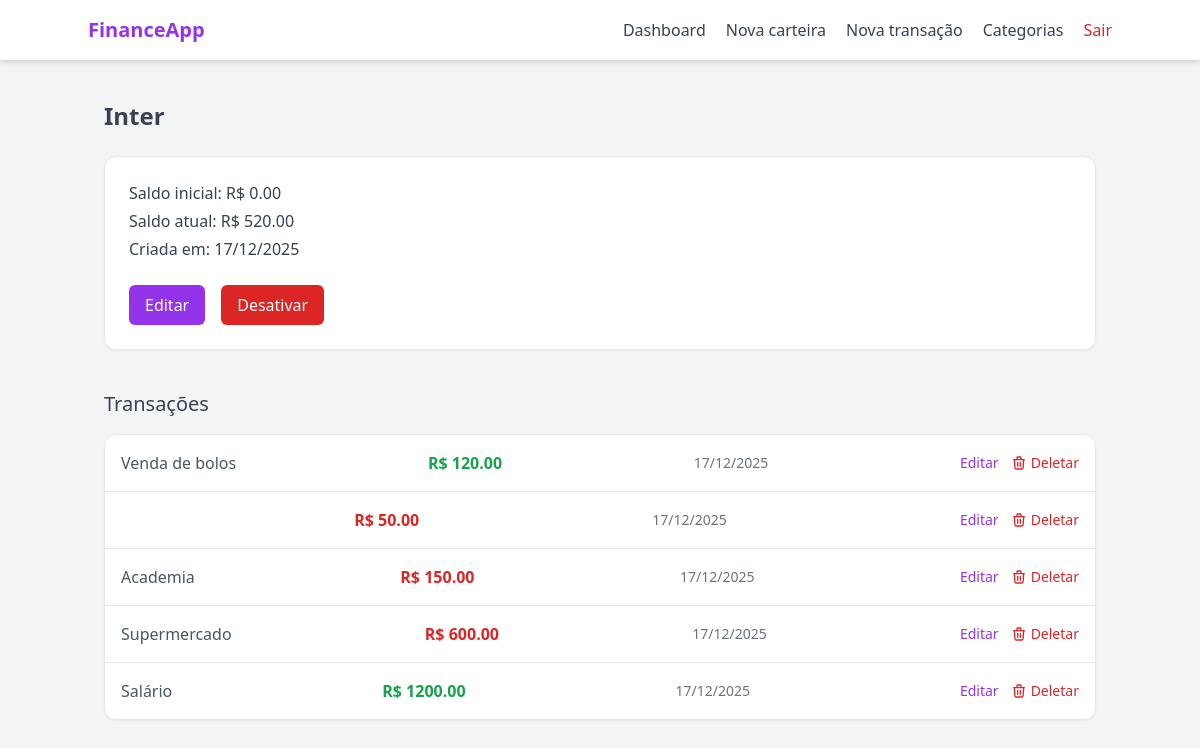
/wallet/1 (signed in), run on the app's committed database.
### models/wallet.py (models this page shows, shortened)
class Wallet(db.Model):
    __tablename__ = "wallets"
    id = db.Column(db.Integer, primary_key= True)
    wallet_name = db.Column(db.String(100), nullable= False)
    initial_balance = db.Column(db.Float, default= 0.0)
    current_balance = db.Column(db.Float, default= 0.0)
    is_active = db.Column(db.Boolean, default= True)
    created_at = db.Column(db.DateTime, default= lambda: datetime.now(timezone.utc).date())
    user_id = db.Column(db.Integer, db.ForeignKey("users.id"), nullable= False)
    transactions = db.relationship("Transaction", backref="wallets", lazy= True)

### models/transaction.py (models this page shows)
class Transaction(db.Model):
    __tablename__ = "transactions"
    id = db.Column(db.Integer, primary_key= True)
    transaction_type = db.Column(db.String(20), nullable= False)
    value = db.Column(db.Float, nullable= False)
    created_at = db.Column(db.DateTime, default= lambda: datetime.now(timezone.utc))
    description = db.Column(db.String(100), nullable= True)
    wallet_id = db.Column(db.Integer, db.ForeignKey("wallets.id"), nullable= False)
    category_id = db.Column(db.Integer, db.ForeignKey("categories.id"), nullable= False)
    category = db.relationship("Category", lazy= True)
    def __repr__(self):
        return f"<Transaction {self.transaction_type} ! {self.value}>"

### models/category.py (models this page shows, shortened)
class Category(db.Model):
    __tablename__ = "categories"
    id = db.Column(db.Integer, primary_key= True)
    name = db.Column(db.String(100), nullable= False)
    type = db.Column(db.String(20), nullable= False)
    __mapper_args__ = {
        "polymorphic_on": type,
        "polymorphic_identity": "category"
    }

### routes/wallet_routes.py (the view)
@wallet_bp.route("/<int:wallet_id>", methods=["GET"])
@login_required
def wallet_detail_page(wallet_id):
    wallet = WalletController.get_wallet_by_id(wallet_id)
    transactions = TransactionController.get_transactions_by_wallet(wallet_id)
    categories = CategoryController.get_user_categories(user_id=current_user.id)
    if not wallet:
        return "Carteira não encontrada", 404
    if wallet.user_id != current_user.id:
        return "Acesso negado", 403
    return render_template("wallet/detail.html", wallet= wallet, transactions= transactions, categories= categories)

### controllers/category_controller.py (called while the page is built)
    @staticmethod
    def get_user_categories(user_id):
        return UserCategory.query.filter_by(user_id= user_id).all()

### controllers/transaction_controller.py (called while the page is built)
    @staticmethod
    def get_transactions_by_wallet(wallet_id):
        print(Transaction.query.filter_by(wallet_id=wallet_id).order_by(Transaction.created_at.desc()).all())
        return Transaction.query.filter_by(wallet_id=wallet_id).order_by(Transaction.created_at.desc()).all()

### controllers/wallet_controller.py (called while the page is built)
    @staticmethod
    def get_wallet_by_id(wallet_id):
        wallet = Wallet.query.filter_by(id= wallet_id, is_active= True).first()
        return wallet

### templates/wallet/detail.html (shortened to what this page needs)
{% extends "base.html" %}
{% block content %}
<h1 class="text-2xl font-semibold text-gray-700 mb-6">
    {{ wallet.wallet_name }}
</h1>
<div class="bg-white shadow-sm rounded-xl p-6 border border-gray-200 mb-10">
    <div class="mb-6 space-y-1 text-gray-700">
        <p><span class="font-medium">Saldo inicial:</span> R$ {{ "%.2f"|format(wallet.initial_balance) }}</p>
        <p><span class="font-medium">Saldo atual:</span> R$ {{ "%.2f"|format(wallet.current_balance) }}</p>
        <p><span class="font-medium">Criada em:</span> {{ wallet.created_at.strftime("%d/%m/%Y") }}</p>
    </div>
    <div class="flex gap-4">
        <button id="openEditWalletModal" onclick="openEditWalletModal('3', '{{wallet.wallet_name}}')"
                class="px-4 py-2 rounded-md bg-purple-600 text-white hover:bg-purple-700 transition">
            Editar
        </button>
        <button type="button"
            onclick="openConfirmModal(
                '{{ url_for('wallet_bp.delete_wallet', wallet_id=wallet.id) }}',
                'Desativar carteira',
                'Tem certeza que deseja desativar a carteira <strong>{{ wallet.wallet_name }}</strong>? Você não poderá realizar novas transações nela.'
            )"
            class="px-4 py-2 rounded-md bg-red-600 text-white hover:bg-red-700 transition">
            Desativar
        </button>
    </div>
</div>
<h2 class="text-xl text-gray-700 font-medium mb-4">Transações</h2>
<ul class="bg-white shadow-sm rounded-xl border border-gray-200 divide-y">
    {% if transactions %}
        {% for transaction in transactions %}
            <li class="p-4 flex items-center justify-between">
                <span class="text-gray-600 font-medium">
                    {{ transaction.category.name }}
                </span>
                <span class="{% if transaction.transaction_type == 'income' %}text-green-600{% else %}text-red-600{% endif %} font-semibold">
                    R$ {{ "%.2f"|format(transaction.value) }}
                </span>
                <span class="text-gray-500 text-sm">
                    {{ transaction.created_at.strftime('%d/%m/%Y') if transaction.created_at else "Sem data" }}
                </span>
                <div class="flex gap-3 text-sm">
                    <button
                        type="button"
                        class="text-purple-600 hover:underline"
                        onclick="openEditTransactionModal(
                            '#',
                            '{{transaction.value}}',
                            '{{ transaction.created_at.strftime('%Y-%m-%d') if transaction.created_at else '' }}',
                            '{{transaction.category_id}}'
                        )">
                        Editar
                    </button>
                    <button type="button"
                        onclick="openConfirmModal(
                            '#',
                            'Excluir Transação',
                            'Tem certeza que deseja apagar a transação de R$ {{ transaction.value }}? O saldo da carteira será atualizado.'
                        )"
                        class="text-red-600 hover:text-red-800 hover:underline transition-colors font-medium text-sm flex items-center gap-1">
                        <svg class="w-4 h-4" fill="none" stroke="currentColor" viewBox="0 0 24 24"><path stroke-linecap="round" stroke-linejoin="round" stroke-width="2" d="M19 7l-.867 12.142A2 2 0 0116.138 21H7.862a2 2 0 01-1.995-1.858L5 7m5 4v6m4-6v6m1-10V4a1 1 0 00-1-1h-4a1 1 0 00-1 1v3M4 7h16"></path></svg>
                        Deletar
                    </button>
                </div>
            </li>
        {% endfor %}
        {% else %}
        <li class="p-4 text-gray-500 text-center">Nenhuma transação encontrada</li>
        {% endif %}
    </ul>
{% endblock %}

### data on the page
Wallet: wallet_name "Inter", initial_balance "0.00", current_balance "520.00", created_at "17/12/2025"
Transaction: value "120.00"
Transaction: value "50.00"
Transaction: value "150.00"
Transaction: value "600.00"
Transaction: value "1200.00"
